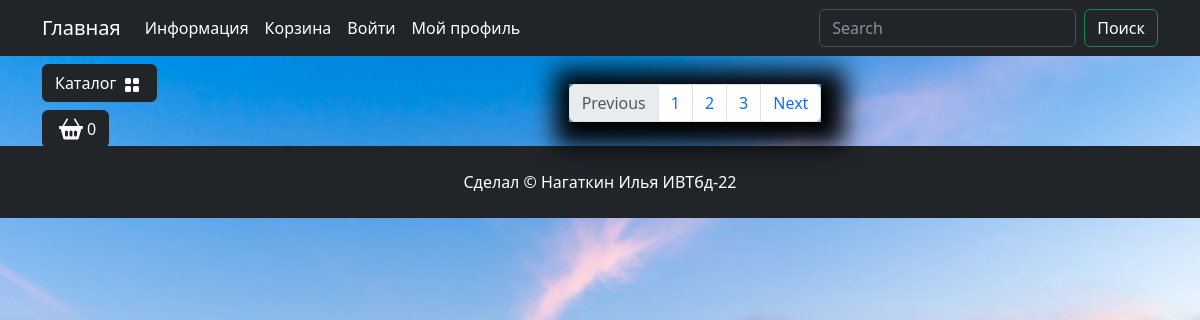
Page /catalog/ on the earlier database version.
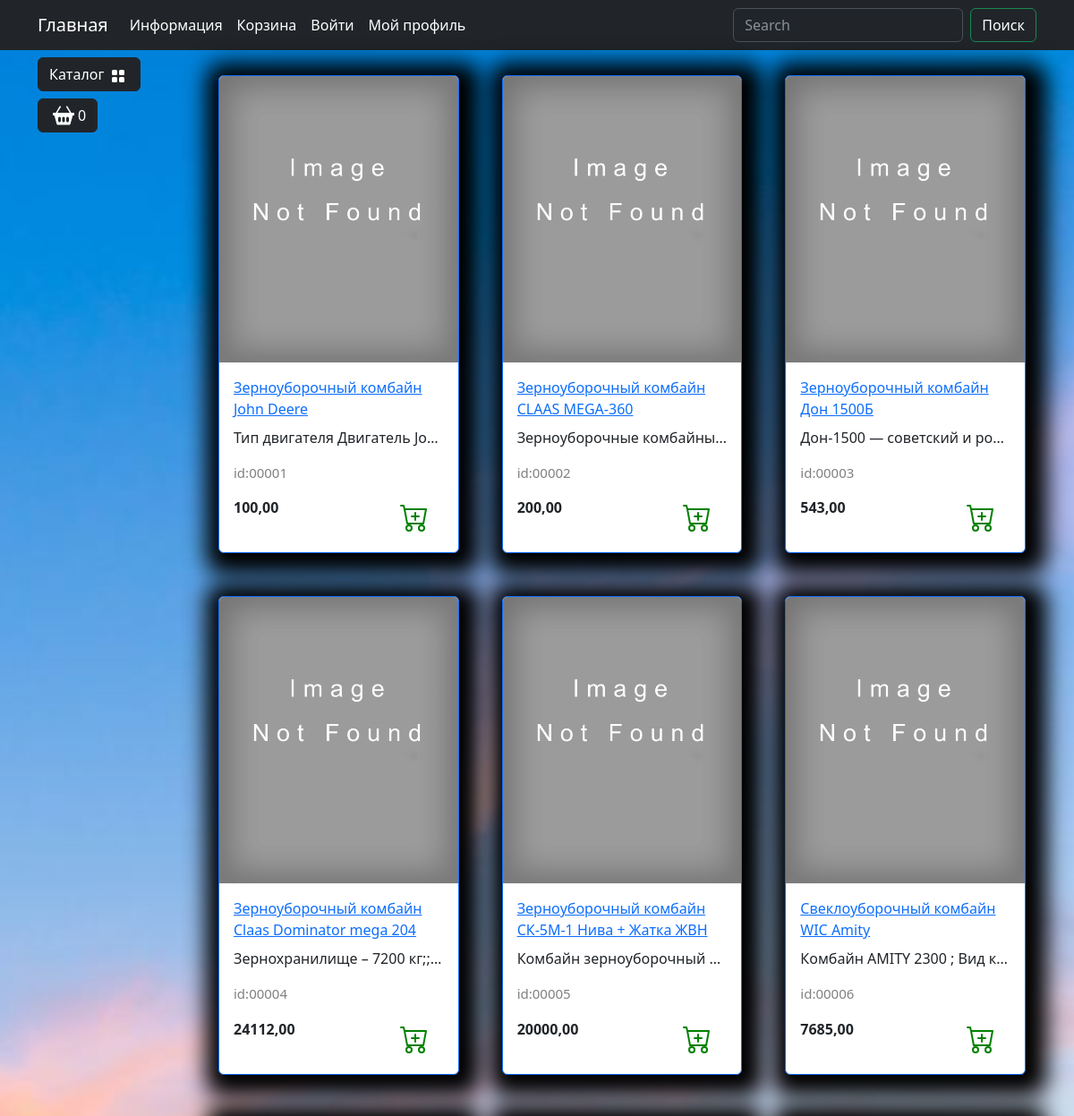
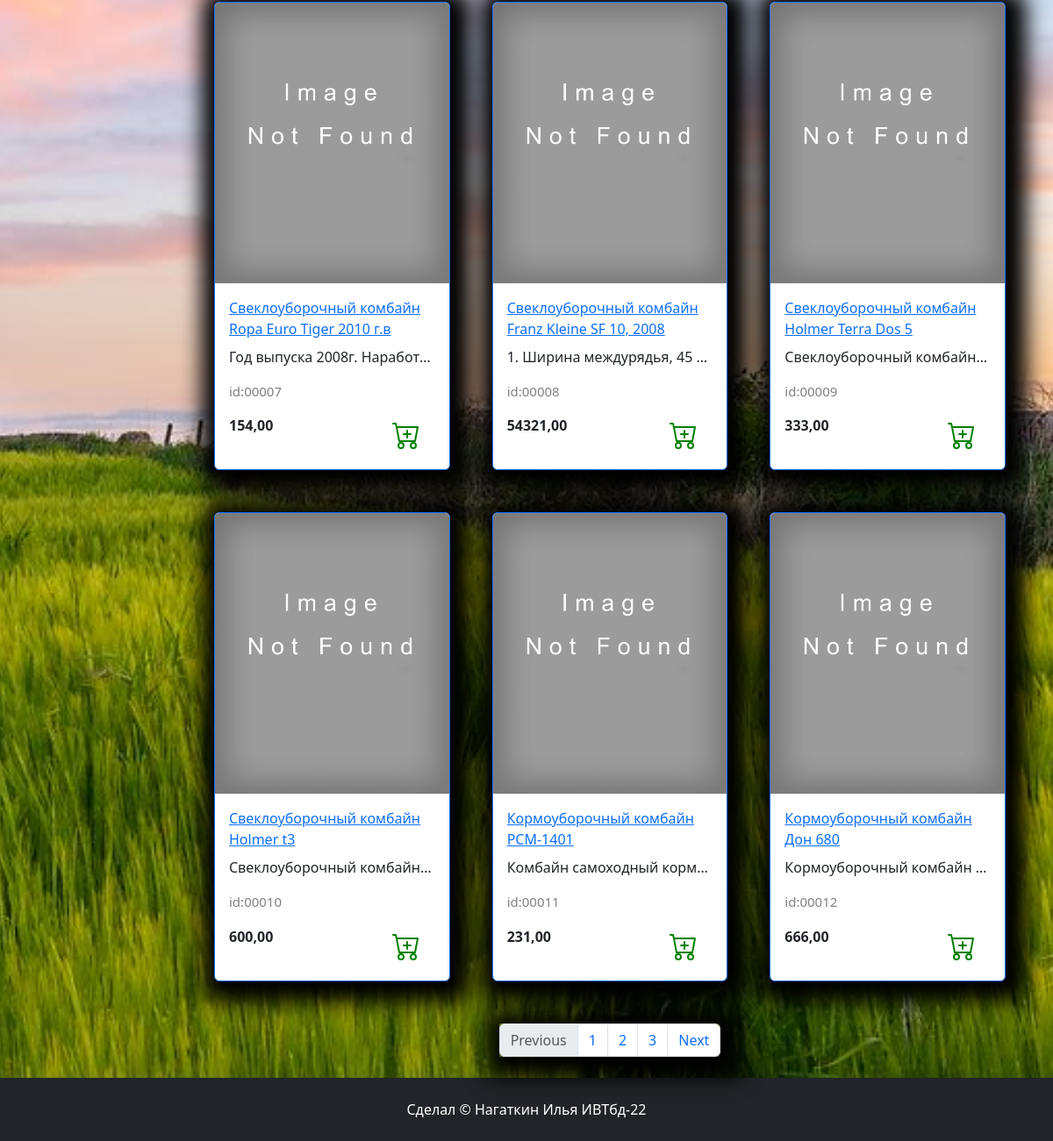
Same page on the later database version (2 pictures, top to bottom).
### goods/models.py (models this page shows, shortened)
class Products(models.Model):
    name = models.CharField(max_length=150,unique=True,verbose_name='Название')
    slug = models.SlugField(max_length=200,unique=True,blank=True,null=True,verbose_name='URL')
    description = models.TextField(blank = True, null = True, verbose_name='Описание')
    image = models.ImageField(upload_to='goods_images',blank=True,null = True,verbose_name='Изображение')
    price = models.DecimalField(default=0.00,max_digits=7,decimal_places=2,verbose_name='Цена')
    category = models.ForeignKey(to = Categories,on_delete=models.CASCADE,verbose_name='Категория')
    class Meta:
        db_table = 'product'
        verbose_name = 'Продукт'
        verbose_name_plural = 'Продукты'
    def display_id(self):
        return f"{self.id:05}"

### goods/views.py (the view)
# urls.py: path('catalog/',include('goods.urls',namespace='catalog')),
def catalog(request):
    goods = Products.objects.all()
    context = {
        'title': 'Главная - Каталог',
        'goods': goods,
    }
    return render(request, 'goods/catalog.html',context)

### goods/templates/goods/catalog.html (shortened to what this page needs)
{% extends "main/base.html" %}
{%load static%}
{% block footer %}
<footer class="py-4 bg-dark">
    <div class="container">
        <p class="m-0 text-center text-white">Сделал &copy; Нагаткин Илья ИВТбд-22</p>
    </div>
</footer>
{% endblock footer %}
{% block content %}
<div class="row">
{% for product in goods %}
     <div class="col-lg-4 col-md-6 p-4">
        <div class="card border-primary rounded custom-shadow">
            {% if  product.image%}
            <img src="{{product.image.url}}" class="card-img-top" alt="{{product.name}}">
            {% else %}
            <img src="{% static "deps/images/Not found image.png" %}" class="card-img-top" alt="...">
            {% endif %}
            <div class="card-body">
                <a href="../goods/product.html">
                    <p class="card-title">{{product.name}}</p>
                </a>
                <p class="card-text text-truncate">{{product.description}}</p>
                <p class="product_id">id:{{product.display_id}}</p>
                <div class="d-flex justify-content-between">
                    <p><strong>{{product.price}}</strong></p>
                    <a href="#" class="btn add-to-cart">
                        <img class="mx-1" src="{% static "deps/icons/cart-plus.svg" %}" alt="Catalog Icon"
                            width="32" height="32">
                    </a>
                </div>
            </div>
        </div>
    </div>
{% endfor %}
</div>
<nav aria-label="Page navigation example">
    <ul class="pagination justify-content-center my-4">
        <div class="custom-shadow d-flex">
            <li class="page-item disabled">
              <a class="page-link">Previous</a>
            </li>
            <li class="page-item"><a class="page-link" href="#">1</a></li>
            <li class="page-item"><a class="page-link" href="#">2</a></li>
            <li class="page-item"><a class="page-link" href="#">3</a></li>
            <li class="page-item">
              <a class="page-link" href="#">Next</a>
            </li>
        </div>
    </ul>
</nav>
{% endblock content %}

### main/templates/main/base.html (shortened to what this page needs)
{%load static%}
<!DOCTYPE html>
<html lang="en">
<head>
    <link rel="stylesheet" href="{% static "deps/css/bootstrap/bootstrap.min.css" %}">
    <link rel="stylesheet" href="{% static "deps/css/my_css.css" %}">
</head>
<body>
    <header>
        <nav class="navbar navbar-expand-lg bg-dark" data-bs-theme="dark">
            <div class="container">
                <a class="navbar-brand" href="{% url "main:index" %}">Главная</a>
                <div class="collapse navbar-collapse" id="navbarSupportedContent">
                    <ul class="navbar-nav me-auto mb-2 mb-lg-0">
                        <li class="nav-item dropdown ">
                            <a class="nav-link dropdown-toggle text-white" href="#" role="button"
                                data-bs-toggle="dropdown" aria-expanded="false">
                                Информация
                            </a>
                        </li>
                        <li class="nav-item">
                            <a class="nav-link  text-white" href="carts/cart.html">Корзина</a>
                        </li>
                        <li class="nav-item">
                            <a class="nav-link  text-white" href="users/login.html">Войти</a>
                        </li>
                        <li class="nav-item dropdown ">
                            <a class="nav-link dropdown-toggle text-white" href="#" role="button"
                                data-bs-toggle="dropdown" aria-expanded="false">
                                Мой профиль
                            </a>
                        </li>
                    </ul>
                    <form class="d-flex" role="search">
                        <input class="form-control me-2" type="search" placeholder="Search" aria-label="Search">
                        <button class="btn btn-outline-success text-white" type="submit">Поиск</button>
                    </form>
                </div>
            </div>
        </nav>
    </header>
    <section>
        <div class="container">
            <div class="row mt-1 position-fixed z-3">
                <div class="dropdown mb-2">
                    <button class="btn btn-secondary dropdown-toggle btn-dark" type="button" data-bs-toggle="dropdown"
                        aria-expanded="false">
                        Каталог
                        <img class="mx-1" src="{% static "deps/icons/grid-fill.svg" %}" alt="Catalog Icon" width="16"
                            height="16">
                    </button>
                </div>
                <div>
                    <button type="button" class="btn btn-dark btn-secondary d-flex" id="modalButton"
                        aria-expanded="false">
                        <img class="mx-1" src="{% static "deps/icons/basket2-fill.svg" %}" alt="Catalog Icon" width="24"
                            height="24">
                        <span id="goods-in-cart-count">0</span>
                    </button>
                </div>
            </div>
        </div>
        <div class="container">
            <div class="row mt-1">
                <div class="col-lg-2">
                </div>
                <div class="col-lg-10">
                    {% block  content%}
                    {% endblock  %}
                </div>
            </div>
        </div>
    </section>
  {% block footer %}
  {% endblock footer %}
</body>
</html>

### static/deps/css/my_css.css (style rules this page uses)
body { background-image: url("../images/bg-image.jpg"); background-repeat: no-repeat; background-attachment: fixed; background-position: center center; background-size: cover; height: 100%; }
.dropdown-toggle::after { content: none; }
.custom-shadow { box-shadow: 5px 5px 25px 19px #000000; }
.product_id { color: gray; font-size: 15px; }

Differences in the rows shown:
added Products: name "Зерноуборочный комбайн John Deere", description "Тип двигателя Двигатель Jo…", display_id "00001", price "100,00"
added Products: name "Зерноуборочный комбайн CLAAS MEGA-360", description "Зерноуборочные комбайны…", display_id "00002", price "200,00"
added Products: name "Зерноуборочный комбайн Дон 1500Б", description "Дон-1500 — советский и ро…", display_id "00003", price "543,00"
added Products: name "Зерноуборочный комбайн Claas Dominator mega 204", description "Зернохранилище – 7200 кг;;…", display_id "00004", price "24112,00"
added Products: name "Зерноуборочный комбайн СК-5М-1 Нива + Жатка ЖВН", description "Комбайн зерноуборочный…", display_id "00005", price "20000,00"
added Products: name "Свеклоуборочный комбайн WIC Amity", description "Комбайн AMITY 2300 ; Вид к…", display_id "00006", price "7685,00"
added Products: name "Свеклоуборочный комбайн Ropa Euro Tiger 2010 г.в", description "Год выпуска 2008г. Наработ…", display_id "00007", price "154,00"
added Products: name "Свеклоуборочный комбайн Franz Kleine SF 10, 2008", description "1. Ширина междурядья, 45…", display_id "00008", price "54321,00"
added Products: name "Свеклоуборочный комбайн Holmer Terra Dos 5", description "Свеклоуборочный комбайн…", display_id "00009", price "333,00"
added Products: name "Свеклоуборочный комбайн Holmer t3", description "Свеклоуборочный комбайн…", display_id "00010", price "600,00"
added Products: name "Кормоуборочный комбайн РСМ-1401", description "Комбайн самоходный корм…", display_id "00011", price "231,00"
added Products: name "Кормоуборочный комбайн Дон 680", description "Кормоуборочный комбайн…", display_id "00012", price "666,00"
